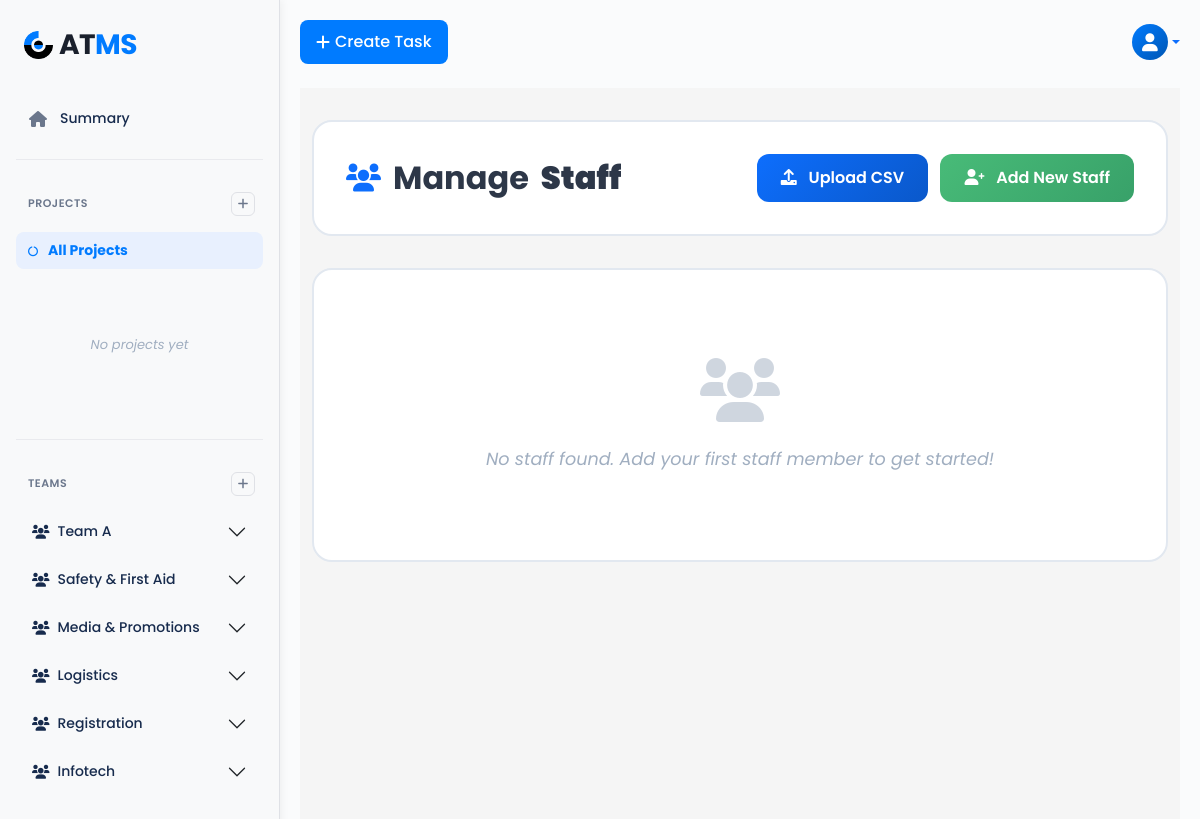
The app's page /accounts/hod_staff/ (signed in) with its own data.
### accounts/models.py (models this page shows, shortened)
class Team(models.Model):
    name = models.CharField(max_length=100)
    description = models.TextField(blank=True, null=True)
    staff = models.ForeignKey(CustomUser, on_delete=models.CASCADE, related_name='teams')
    members = models.ManyToManyField(CustomUser, blank=True, related_name='student_teams')
    head = models.ForeignKey(CustomUser, on_delete=models.SET_NULL, null=True, related_name="team_head")

### accounts/views.py (the view, shortened to what this page needs)
# urls.py: path('hod_staff/', views.hod_staff, name='hod_staff'),  # <- this line is required
@login_required
def hod_staff(request):
    user = request.user
    hod_departments = user.department.all()
    hod_schools = School.objects.filter(department__in=hod_departments).distinct()
    hod_campuses = Campus.objects.filter(school__in=hod_schools).distinct()
    staff = CustomUser.objects.filter(role='staff', department__in=hod_departments).distinct()
    if user.role == 'hod':
        projects = Project.objects.filter(
            Q(created_by=user) |
            Q(created_by__in=staff) |
            Q(department__in=hod_departments)
        ).distinct()
    else:  # Staff (if this view is accessed by staff)
        projects = Project.objects.filter(
            Q(tasks__assigned_to=user) | Q(created_by=user)
        ).distinct()
    return render(request, "accounts/hod_staff.html", {
        "staff": staff,
        "campuses": hod_campuses,
        "schools": hod_schools,
        "departments": hod_departments,
        "projects": projects,  # Role-wise projects
    })

### accounts/templates/accounts/hod_staff.html (shortened to what this page needs)
{% extends 'base.html' %}
{% load static %}
{% block content %}
<div class="staff-container">
    <div class="container-xl">
        <div class="page-header-card">
            <div class="row align-items-center">
                <div class="col-sm-6">
                    <h2 class="page-title">
                        <i class="fa fa-users"></i>
                        Manage <b>Staff</b>
                    </h2>
                </div>
                <div class="col-sm-6 text-end">
                    <button class="upload-csv-btn me-2" data-bs-toggle="collapse" data-bs-target="#uploadCsvForm" aria-expanded="false">
                        <i class="fa fa-upload"></i> Upload CSV
                    </button>
                    <button class="add-staff-btn" data-bs-toggle="collapse" data-bs-target="#addStaffForm" aria-expanded="false">
                        <i class="fa fa-user-plus"></i> Add New Staff
                    </button>
                </div>
            </div>
        </div>
        {% if staff %}
        <div class="table-card">
            <table class="table enhanced-table align-middle" id="staffDataTable">
                <thead>
                    <tr>
                        <th>Email</th>
                        <th>Emp ID</th>
                        <th>Phone</th>
                        <th>Campus</th>
                        <th>School</th>
                        <th>Departments</th>
                        <th class="text-center">Actions</th>
                    </tr>
                </thead>
                <tbody>
                    {% for s in staff %}
                    <tr data-staff-id="{{ s.id }}">
                        <form method="POST" action="{% url 'accounts:update_staff' s.id %}" class="d-contents">
                            {% csrf_token %}
                            <td>
                                <span class="view-mode text-truncate" style="max-width:180px; display:inline-block;">{{ s.email }}</span>
                                <input type="email" name="email" value="{{ s.email }}" class="form-control form-control-sm edit-mode d-none" required>
                            </td>
                            <td>
                                <span class="view-mode">{{ s.emp_id }}</span>
                                <input type="text" name="emp_id" value="{{ s.emp_id }}" class="form-control form-control-sm edit-mode d-none" required>
                            </td>
                            <td>
                                <span class="view-mode">{{ s.phone_number }}</span>
                                <input type="text" name="phone_number" value="{{ s.phone_number }}" class="form-control form-control-sm edit-mode d-none" pattern="\d*" required>
                            </td>
                            <td>
                                <span class="view-mode">{{ s.campus.name|default:"-" }}</span>
                                <select name="campus" class="form-select form-select-sm edit-mode d-none edit-campus-select" data-staff-id="{{ s.id }}" required>
                                    <option value="">Select Campus</option>
                                    {% for campus in campuses %}
                                    <option value="{{ campus.id }}" {% if s.campus.id == campus.id %}selected{% endif %}>{{ campus.name }}</option>
                                    {% endfor %}
                                </select>
                            </td>
                            <td>
                                <span class="view-mode">{{ s.school.name|default:"-" }}</span>
                                <select name="school" class="form-select form-select-sm edit-mode d-none edit-school-select" data-staff-id="{{ s.id }}" required>
                                    <option value="">Select Campus First</option>
                                </select>
                            </td>
                            <td>
                                <span class="view-mode">
                                    {% if s.department.all %}
                                        {% for dept in s.department.all %}
                                            <span class="badge-dept">{{ dept.name }}</span>
                                        {% endfor %}
                                    {% else %}
                                        -
                                    {% endif %}
                                </span>
                                <select name="department" class="form-select form-select-sm edit-mode d-none edit-department-select" data-staff-id="{{ s.id }}" multiple required style="min-height: 80px;">
                                    <option value="">Select School First</option>
                                </select>
                            </td>
                            <td class="text-center" style="white-space:nowrap;">
                                <div class="action-btn-group">
                                    <button type="button" class="btn btn-edit editBtn">
                                        <i class="fa fa-edit"></i>
                                    </button>
                                    <button type="submit" class="btn btn-save updateBtn d-none">
                                        <i class="fa fa-check"></i>
                                    </button>
                                    <a href="{% url 'accounts:delete_staff' s.id %}" class="btn btn-delete" onclick="return confirm('Are you sure you want to delete this staff?');">
                                        <i class="fa fa-trash"></i>
                                    </a>
                                </div>
                            </td>
                        </form>
                    </tr>
                    {% endfor %}
                </tbody>
            </table>
        </div>
        {% else %}
        <div class="table-card">
            <div class="empty-state">
                <i class="fa fa-users"></i>
                <p>No staff found. Add your first staff member to get started!</p>
            </div>
        </div>
        {% endif %}
    </div>
</div>
<link rel="stylesheet" href="https://cdn.datatables.net/1.13.6/css/dataTables.bootstrap5.min.css">
{% endblock %}

### templates/base.html (shortened to what this page needs)
<!DOCTYPE html>
<html lang="en">
{% load static %}
<head>
  <link rel="stylesheet" href="https://cdn.jsdelivr.net/npm/bootstrap@5.3.2/dist/css/bootstrap.min.css">
  <link rel="stylesheet" href="https://cdnjs.cloudflare.com/ajax/libs/font-awesome/6.0.0-beta3/css/all.min.css">
</head>
<body>
<div class="main-container">
  <div class="sidebar">
      <div class="sidebar-logo">
          <img src="{% static 'accounts/images/group-481747-1-19.png' %}" alt="Students Logo" class="logo-image">
          AT<span>MS</span>
      </div>
      <div class="sidebar-menu">
          {% if request.user.role == 'hod' %}
              <a href="{% url 'accounts:hod_dashboard' %}" class="{% if request.resolver_match.url_name == 'hod_dashboard' %}active{% endif %}">
                  <i class="fas fa-home"></i> Summary
              </a>
          {% else %}
              <a href="{% url 'accounts:staff_dashboard' %}" class="{% if request.resolver_match.url_name == 'staff_dashboard' %}active{% endif %}">
                  <i class="fas fa-home"></i> Summary
              </a>
          {% endif %}
      </div>
      <hr class="sidebar-divider">
      <div class="section-header">
          <h6>Projects</h6>
          <a href="#" class="add-btn" data-bs-toggle="modal" data-bs-target="#createProjectModal">
              <i class="fas fa-plus"></i>
          </a>
      </div>
      <div class="projects-list">
          <div class="project-item">
              <div class="project-header {% if request.GET.project == '' or not request.GET.project and not request.session.selected_project_id %}selected{% endif %}">
                  <a href="?project=" class="project-link {% if request.GET.project == '' or not request.GET.project and not request.session.selected_project_id %}active{% endif %}">
                      <i class="fas fa-circle-notch"></i> All Projects
                  </a>
              </div>
          </div>
          {% for project in projects %}
          <div class="project-item">
              <div class="project-header {% if request.GET.project == project.id|stringformat:'s' or request.session.selected_project_id|stringformat:'s' == project.id|stringformat:'s' %}selected{% endif %}">
                  <a href="?project={{ project.id }}"
                    class="project-link {% if request.GET.project == project.id|stringformat:'s' or request.session.selected_project_id|stringformat:'s' == project.id|stringformat:'s' %}active{% endif %}">
                      <i class="fas fa-circle"></i> {{ project.name }}
                  </a>
                  <button class="project-toggle" type="button" data-bs-toggle="collapse"
                          data-bs-target="#projectDesc{{ project.id }}" aria-expanded="false">
                      <i class="fas fa-chevron-down"></i>
                  </button>
              </div>
              <div id="projectDesc{{ project.id }}" class="collapse">
                  <div class="project-description">
                      {{ project.description|default:"No description available" }}
                  </div>
              </div>
          </div>
          {% empty %}
          <div class="empty-state">No projects yet</div>
          {% endfor %}
      </div>
      <hr class="sidebar-divider">
      <div class="section-header">
          <h6>Teams</h6>
          <a href="#" class="add-btn" data-bs-toggle="modal" data-bs-target="#createTeamModal">
              <i class="fas fa-plus"></i>
          </a>
      </div>
      <div class="accordion accordion-flush" id="teamsAccordion">
          {% for team in teams %}
          <div class="accordion-item">
              <h2 class="accordion-header" id="headingTeam{{ team.id }}">
                  <button class="accordion-button collapsed"
                          type="button" data-bs-toggle="collapse"
                          data-bs-target="#collapseTeam{{ team.id }}"
                          aria-expanded="false" aria-controls="collapseTeam{{ team.id }}">
                      <i class="fas fa-users me-2"></i> {{ team.name }}
                  </button>
              </h2>
          </div>
          {% empty %}
          <div class="empty-state">No teams yet</div>
          {% endfor %}
      </div>
  </div>
  <div class="main-content">
    <div class="top-navbar mb-4">
      <div class="d-flex align-items-center flex-wrap">
        {% if request.user.role != 'student' %}
        <button class="btn create-task-btn" data-bs-toggle="modal" data-bs-target="#createTaskModal">
          <i class="fas fa-plus"></i> Create Task
        </button>
        {% endif %}
      </div>
      <div class="d-flex align-items-center flex-wrap">
        <div class="dropdown">
          <a href="#" class="d-flex align-items-center text-decoration-none dropdown-toggle"
             id="profileDropdown" data-bs-toggle="dropdown" aria-expanded="false">
            <div class="profile-icon">
              <i class="fas fa-user"></i>
            </div>
          </a>
        </div>
      </div>
    </div>
    {% block content %}{% endblock %}
  </div>
</div>
</body>
</html>

### records on screen
Team: name "Team A"
Team: name "Safety & First Aid"
Team: name "Media & Promotions"
Team: name "Logistics"
Team: name "Registration"
Team: name "Infotech"
